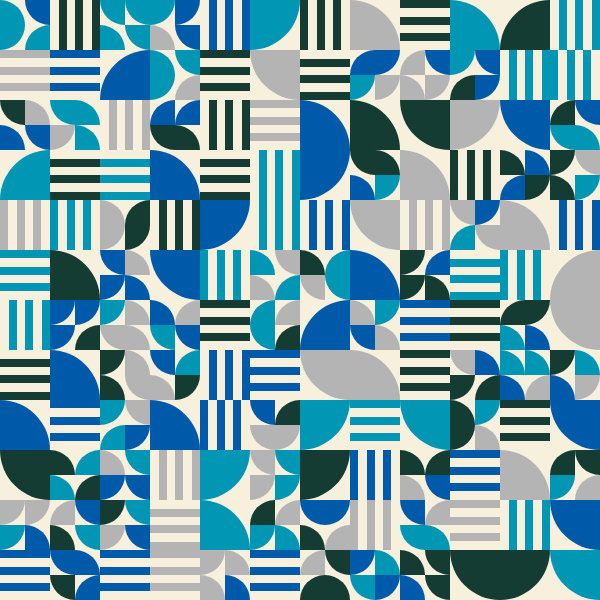
Frame 1 (no input)
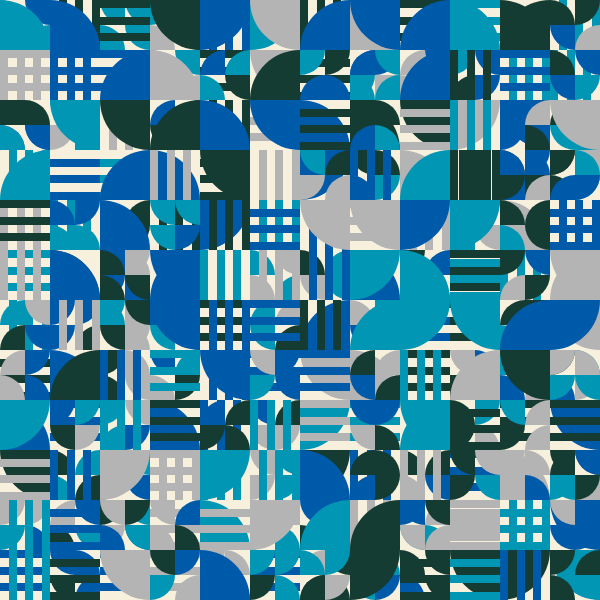
Frame 2 (the mouse pressed at the canvas centre, redrawn once)

The p5.js sketch that drew these frames (run headless with seeded random() and noise() and a simulated clock; the mouse was pressed at the canvas centre and the sketch redrawn once):

// p5.js sketch
// ── sketch.js
function setup() {
  createCanvas(600, 600);
  background(247, 240, 221);
  noStroke();
}

function draw() {
  for (let i = 0; i < 12; i = i + 1) {
    for (let j = 0; j < 12; j = j + 1) {
      push();
      translate(i * 50 + 25, j * 50 + 25);
      drawColor();
      rotateShape();
      drawShape();
      pop();
    }
  }
  noLoop();
}

function drawColor() {
  let dcol = [
    "rgb(0,90,170)",
    "rgb(0, 150, 180)",
    "rgb(20, 60, 50)",
    "rgb(180, 180, 180)",
  ];
  fill(random(dcol));
}

function rotateShape() {
  rotate(int(random(4)) * HALF_PI);
}

function drawShape() {
  let dc = int(random(3));
  if (dc == 0) {
    arc(-25, -25, 100, 100, 0, HALF_PI);
  }
  if (dc == 1) {
    rect(-25, -25, 50, 8);
    rect(-25, -8, 50, 8);
    rect(-25, 8, 50, 8);
  }
  if (dc == 2){ 
    scale(0.5);
    for(let i = 0; i<=1; i++){
      for(let j = 0; j<=1; j++){
        push();
        translate(i * 50 - 25, j * 50 - 25);
        drawColor();
        rotateShape();
        arc(-25, -25, 100, 100, 0, HALF_PI); 
        pop();
      }
    }
  }
}
